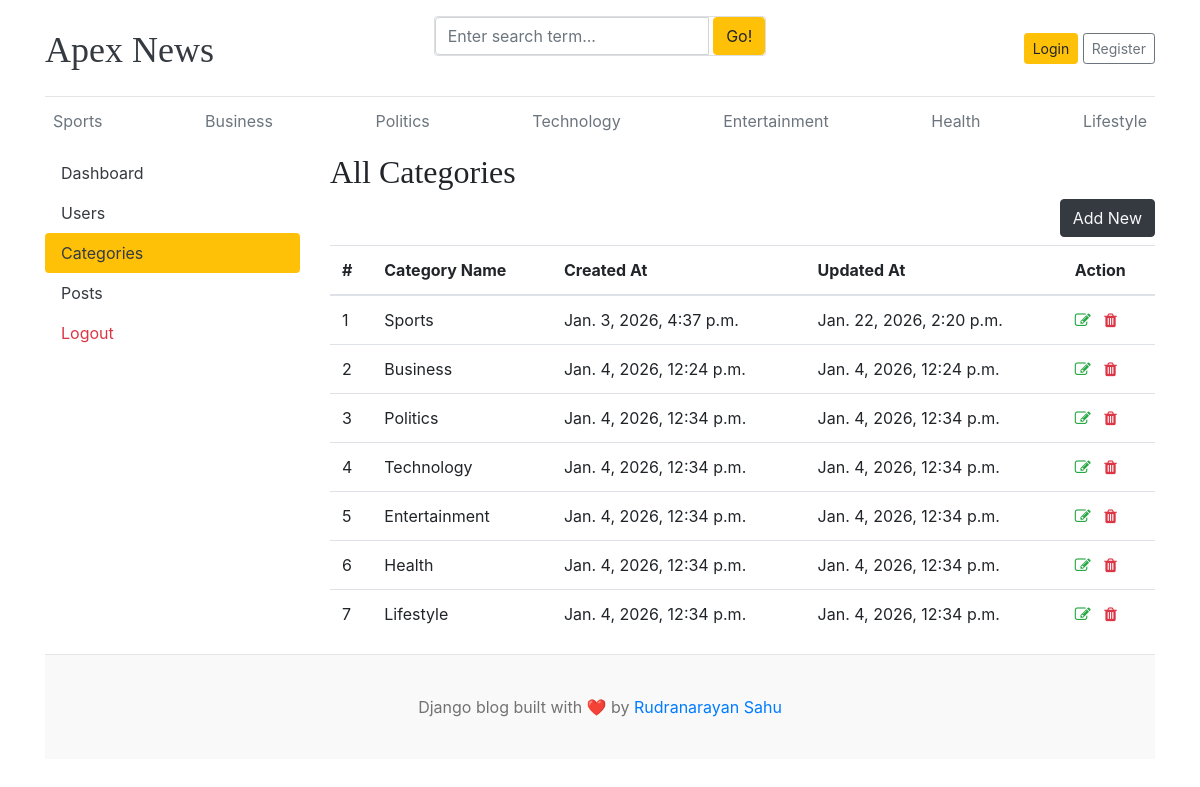
/dashboard/categories/, run on the app's committed database.
### blogs/models.py (models this page shows)
class Category(models.Model):
    category_name = models.CharField(max_length=50, unique=True)
    created_at = models.DateTimeField(auto_now_add=True)
    updated_at = models.DateTimeField(auto_now=True)
    class Meta:
        verbose_name = "Category"
        verbose_name_plural = "Categories"
    def __str__(self):
        return self.category_name

### dashboards/views.py (the view)
# urls.py: path('categories/', views.categories, name="categories"),
def categories(request):
    return render(request, 'dashboard/categories.html')

### blogs/context_processors.py (called while the page is built)
def get_categories(request):
    from blogs.models import Category
    categories = Category.objects.all()
    return {'categories': categories}

def get_social_links(request):
    social_links = SocialLinks.objects.all()
    return {'social_links': social_links}

### templates/dashboard/categories.html (shortened to what this page needs)
{% extends 'base.html' %} {% block content %}
<div class="row">
  {% include 'dashboard/sidebar.html' %}
  <div class="col-md-9">
    <h2>All Categories</h2>
    <a
      href="{% url 'add_category' %}"
      class="btn btn-dark text-light float-right mb-2"
      >Add New</a
    >
    <table class="table table-hover">
      <thead>
        <tr>
          <th>#</th>
          <th>Category Name</th>
          <th>Created At</th>
          <th>Updated At</th>
          <th>Action</th>
        </tr>
      </thead>
      <tbody>
        {% for cat in categories %}
        <tr>
          <td>{{ forloop.counter }}</td>
          <td>{{ cat }}</td>
          <td>{{ cat.created_at }}</td>
          <td>{{ cat.updated_at }}</td>
          <td>
            <a href="{% url 'edit_category' cat.pk %}"
              ><i class="fa fa-edit text-success"></i
            ></a>
            <a href="{% url 'delete_category' cat.pk %} " onclick="return confirm('Are you sure you want to delete this category?');"
              ><i class="fa fa-trash text-danger"></i
            ></a>
          </td>
        </tr>
        {% endfor %}
      </tbody>
    </table>
  </div>
</div>
{% endblock %}

### templates/base.html (shortened to what this page needs)
{% load static %}
<!DOCTYPE html>
<html lang="en">
<head>
    <link href="https://getbootstrap.com/docs/4.0/dist/css/bootstrap.min.css" rel="stylesheet" />
    <link rel="stylesheet" href="https://cdnjs.cloudflare.com/ajax/libs/font-awesome/4.7.0/css/font-awesome.min.css">
    <link href="{% static 'css/blog.css' %}" rel="stylesheet" />
</head>
<body>
    <div class="container">
        <header class="blog-header py-3">
            <div class="row flex-nowrap justify-content-between align-items-center">
                <div class="col-4 pt-1">
                    <a class="blog-header-logo text-dark" href="/">Apex News</a>
                </div>
                <div class="card mb-4">
                        <form action ="{% url 'search_blogs' %}" method="GET">
                            <div class="input-group">
                                <input class="form-control" type="text" name="keyword" value="{{ keyword }}" placeholder="Enter search term..." aria-label="Enter search term..." aria-describedby="button-search" /> &nbsp;
                                <button type="submit" class="btn btn-warning" id="button-search" type="button">Go!</button>
                            </div>
                        </form>
                </div>
                <div class="col-4 d-flex justify-content-end align-items-center">
                    {% if not user.is_authenticated %}
                    <a class="btn btn-sm btn-warning" href="{% url 'login' %}">Login</a> &nbsp;
                    <a class="btn btn-sm btn-outline-secondary" href="{% url 'register' %}">Register</a>
                    {% endif %}
                </div>
            </div>
        </header>
        <div class="nav-scroller py-1 mb-2">
            <nav class="nav d-flex justify-content-between">
                {% for category in categories %}
                <a class="p-2 text-muted" href="{% url 'posts_by_category' category.id %}">{{ category.category_name }}</a>
                {% endfor %}
            </nav>
        </div>
    {% block content %}
    {% endblock %}
    <footer class="blog-footer">
        <p>Django blog built with ❤️ by <a href="#">Rudranarayan Sahu</a></p>
    </footer>
</body>
</html>

### blog_main/static/css/blog.css (style rules this page uses)
.blog-header { border-bottom: 1px solid #e5e5e5; }
.blog-header-logo { font-family: "Playfair Display", Georgia, "Times New Roman", serif; font-size: 2.25rem; }
h1, h2, h3, h4, h5, h6 { font-family: "Playfair Display", Georgia, "Times New Roman", serif; }
.blog-footer { padding: 2.5rem 0; color: #727272; text-align: center; background-color: #f9f9f9; border-top: .05rem solid #e5e5e5; }
.blog-footer p:last-child { margin-bottom: 0; }

### data on the page
Category: category_name "Sports", created_at "Jan. 3, 2026, 4:37 p.m.", updated_at "Jan. 22, 2026, 2:20 p.m."
Category: category_name "Business", created_at "Jan. 4, 2026, 12:24 p.m.", updated_at "Jan. 4, 2026, 12:24 p.m."
Category: category_name "Politics", created_at "Jan. 4, 2026, 12:34 p.m.", updated_at "Jan. 4, 2026, 12:34 p.m."
Category: category_name "Technology", created_at "Jan. 4, 2026, 12:34 p.m.", updated_at "Jan. 4, 2026, 12:34 p.m."
Category: category_name "Entertainment", created_at "Jan. 4, 2026, 12:34 p.m.", updated_at "Jan. 4, 2026, 12:34 p.m."
Category: category_name "Health", created_at "Jan. 4, 2026, 12:34 p.m.", updated_at "Jan. 4, 2026, 12:34 p.m."
Category: category_name "Lifestyle", created_at "Jan. 4, 2026, 12:34 p.m.", updated_at "Jan. 4, 2026, 12:34 p.m."
